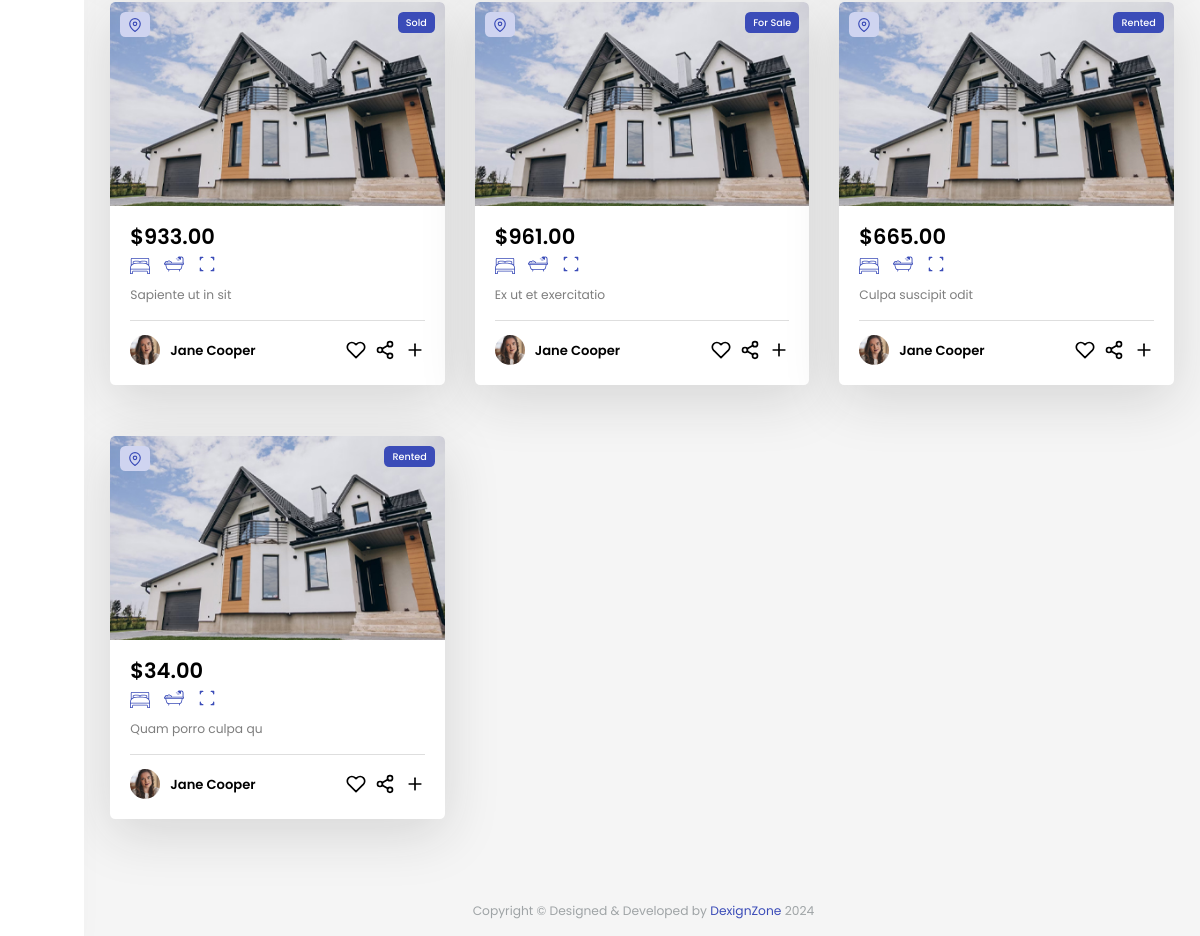
Page /property/agent/list-property/ (signed in, lower part) on the earlier database version.
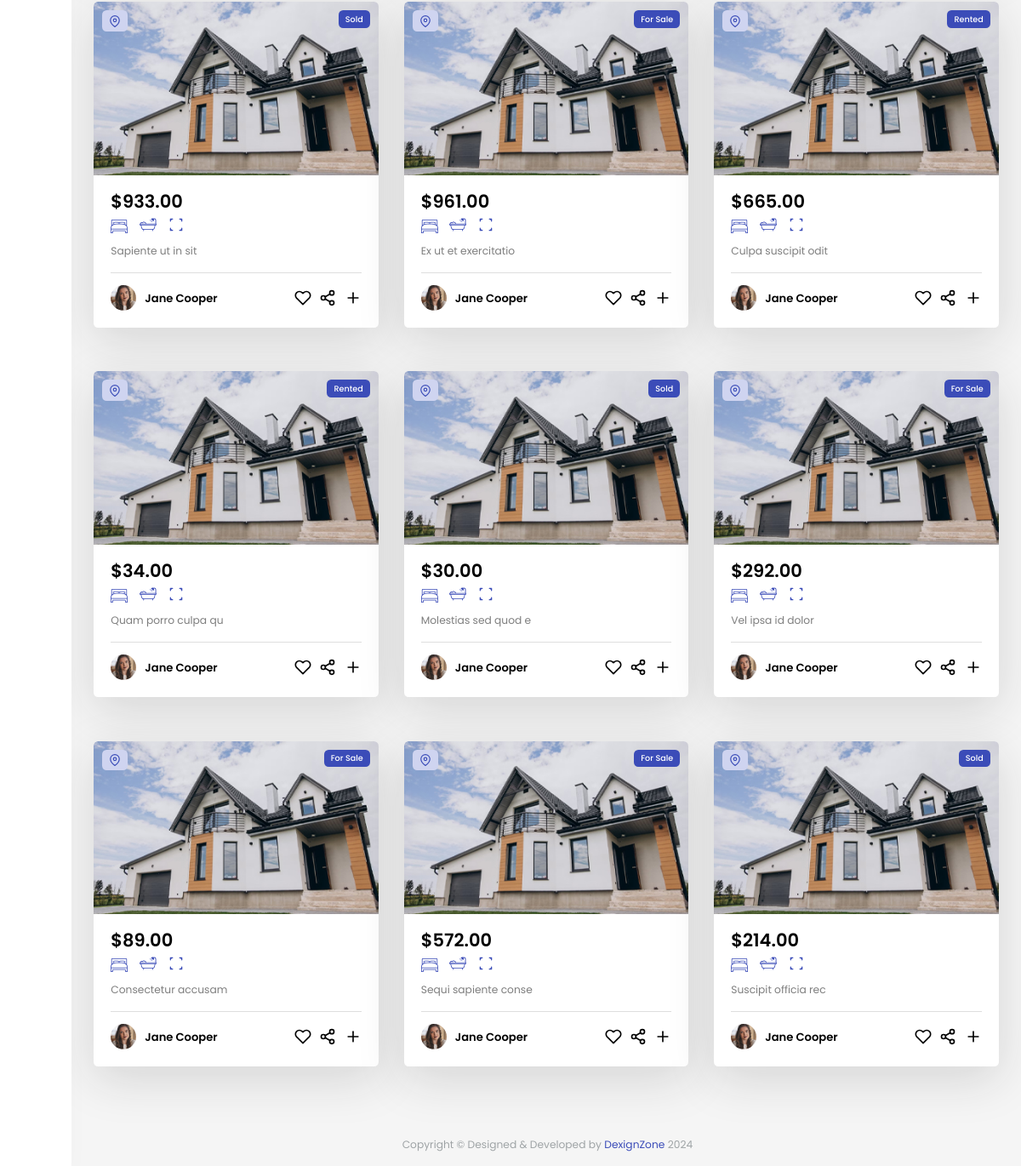
Same page on the later database version.
### property/models.py (models this page shows, shortened)
class Property(models.Model):
    PROPERTY_CATEGORIES = [
        ('apartment', 'Apartment'),
        ('condo', 'Condo'),
        ('house', 'House'),
        ('industrial', 'Industrial'),
        ('villa', 'Villa'),
    ]
    LISTING_STATUSES = [
        ('for sale', 'For Sale'),
        ('for rent', 'For Rent'),
        ('sold', 'Sold'),
        ('rented', 'Rented'),
        ('liked', 'Liked'),
    ]
    property_id = models.AutoField(primary_key=True)
    agent = models.ForeignKey(User, on_delete=models.CASCADE, related_name='properties', limit_choices_to=Q(user_type='agent')|Q(user_type= 'admin'))
    title = models.CharField(max_length=255)
    description = models.TextField()
    category = models.CharField(max_length=20, choices=PROPERTY_CATEGORIES)
    status = models.CharField(max_length=10, choices=LISTING_STATUSES)
    price = models.DecimalField(max_digits=10, decimal_places=2)
    created_at = models.DateTimeField(auto_now_add=True)
    updated_at = models.DateTimeField(auto_now=True)

### property/views.py (the view)
# urls.py: path('agent/list-property/',AgentPropertyListView.as_view(), name='agent-list-property'),
class AgentPropertyListView(View):
    permission_class = IsAgentUser()  # Define the permission class
    def dispatch(self, request, *args, **kwargs):
        try:
            if self.permission_class:
                self.permission_class(request)  # Call the permission check
            return super().dispatch(request, *args, **kwargs)
        except PermissionDenied:
            return render(request, 'error/error_403.html', status=403)
    def get(self, request, *args, **kwargs):
        agent_property=Property.objects.filter(agent=request.user)
        return render(request, 'agent/property/property-list.html',{'agent_property':agent_property})

### account/context_processor.py (called while the page is built)
def accounts(request):
    useraddress = UserAddress.objects.all()
    usersocialmedia = UserSocialMediaProfile.objects.all()
    userdetail = User.objects.all()
    return {
        'useraddress': useraddress,
        'usermedia': usersocialmedia,
        'userdetail': userdetail,
    }

def user_profile_context(request):
    if request.user.is_authenticated:
        try:
            user_profile = User.objects.get(user_id=request.user.user_id)
        except User.DoesNotExist:
            user_profile = None
    else:
        user_profile = None
    return {
        'user_profile': user_profile,
    }

### propertymanagement/permisssions.py (called while the page is built)
    def __call__(self, request):
        if not request.user.is_authenticated or request.user.user_type != 'agent':
            raise PermissionDenied("You do not have permission to access this page.")

### templates/agent/property/property-list.html (shortened to what this page needs)
{% extends 'agent/agent_base/agent_base.html' %} {% load static %}
{% block content %}
<div class="content-body">
  <div class="container-fluid">
    <div class="tab-content">
      <div id="navpills-1" class="tab-pane active">
        <div class="row">
          {% for property in properties %}
          <div class="col-xl-3 col-xxl-4 col-md-6 col-sm-6 col-lg-4 m-b30">
            <a href="{% url 'property:admin-detail-property' %}">
            <div class="property-card style-1">
              <div class="dz-media">
                <ul>
                  <li class="badge badge-sm badge-primary light">
                    <svg
                      xmlns="http://www.w3.org/2000/svg"
                      width="14"
                      height="14"
                      viewBox="0 0 24 24"
                      fill="none"
                      stroke="currentColor"
                      stroke-width="2"
                      stroke-linecap="round"
                      stroke-linejoin="round"
                      class="feather feather-map-pin"
                    >
                      <path
                        d="M21 10c0 7-9 13-9 13s-9-6-9-13a9 9 0 0 1 18 0z"
                      ></path>
                      <circle cx="12" cy="10" r="3"></circle>
                    </svg>
                  </li>
                  <li class="rent badge badge-sm badge-primary">{{property.status}}</li>
                </ul>
                <img src="/static/images/property/1.jpg" alt="/" />
              </div>
              <div class="dz-content">
                <h3 class="title">${{property.price}}</h3>
                <div class="dz-meta">
                  <ul>
                    <li>
                      <a href="javascript:void(0);"
                        >
                        {{listing.bedrooms}}</a
                      >
                    </li>
                    <li class="">
                      <a href="javascript:void(0);"
                        >
                      </a>
                    </li>
                    <li class="">
                      <a href="javascript:void(0);"
                        >
                      </a>
                    </li>
                  </ul>
                </div>
                <p>
                  {{ property.description|truncatechars:40 }}
                </p>
                <hr />
                <div class="dz-footer">
                  <div class="property-card">
                    <div class="property-media">
                      <img src="/static/images/avatar/4.jpg" alt="/" />
                    </div>
                    <h6 class="title mb-0">Jane Cooper</h6>
                  </div>
                  <ul>
                    <li>
                      <a href="javascript:void(0);"
                        ></a>
                    </li>
                    <li>
                      <a href="javascript:void(0);"
                        ></a>
                    </li>
                    <li>
                      <a href="javascript:void(0);"
                        ><svg
                          xmlns="http://www.w3.org/2000/svg"
                          width="24"
                          height="24"
                          viewBox="0 0 24 24"
                          fill="none"
                          stroke="currentColor"
                          stroke-width="2"
                          stroke-linecap="round"
                          stroke-linejoin="round"
                          class="feather feather-plus"
                        >
                          <line x1="12" y1="5" x2="12" y2="19"></line>
                          <line x1="5" y1="12" x2="19" y2="12"></line></svg
                      ></a>
                    </li>
                  </ul>
                </div>
              </div>
            </div>
              </a>
          </div>
          {% endfor %}
        </div>
      </div>
    </div>
  </div>
</div>
{% endblock content %}

Differences in the rows shown:
added Property: status "Sold", price "30.00", description "Molestias sed quod e"
added Property: status "For Sale", price "292.00", description "Vel ipsa id dolor"
added Property: status "For Sale", price "89.00", description "Consectetur accusam"
added Property: status "For Sale", price "572.00", description "Sequi sapiente conse"
added Property: status "Sold", price "214.00", description "Suscipit officia rec"
